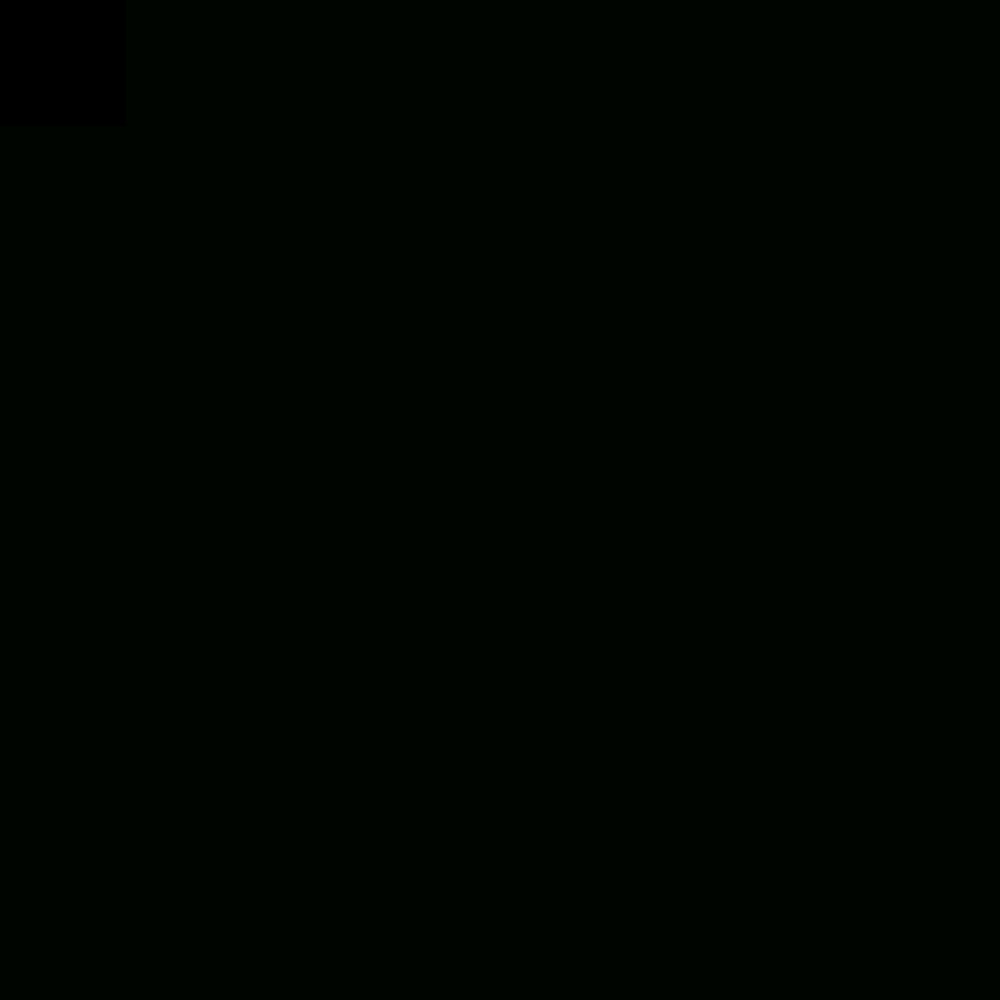
Frame 1 (no input)
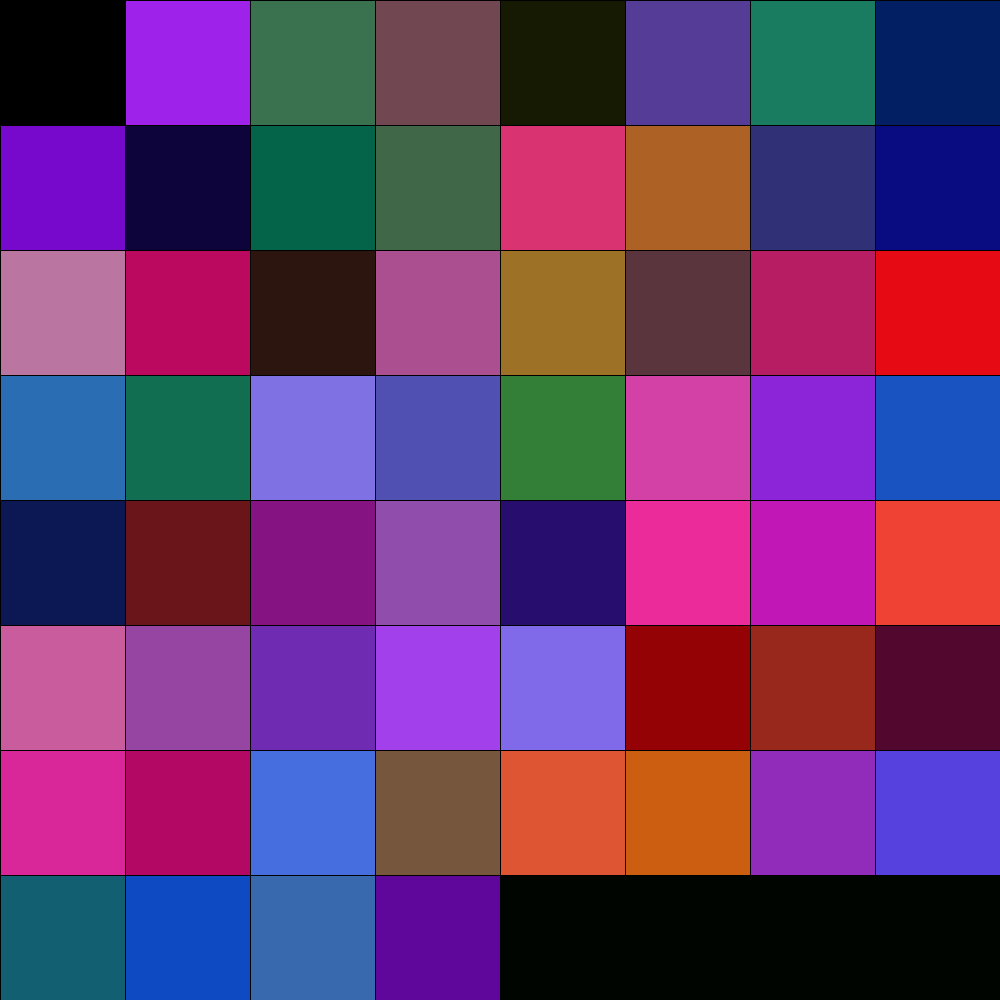
Frame 60 (the mouse pressed at the canvas centre just before this capture)
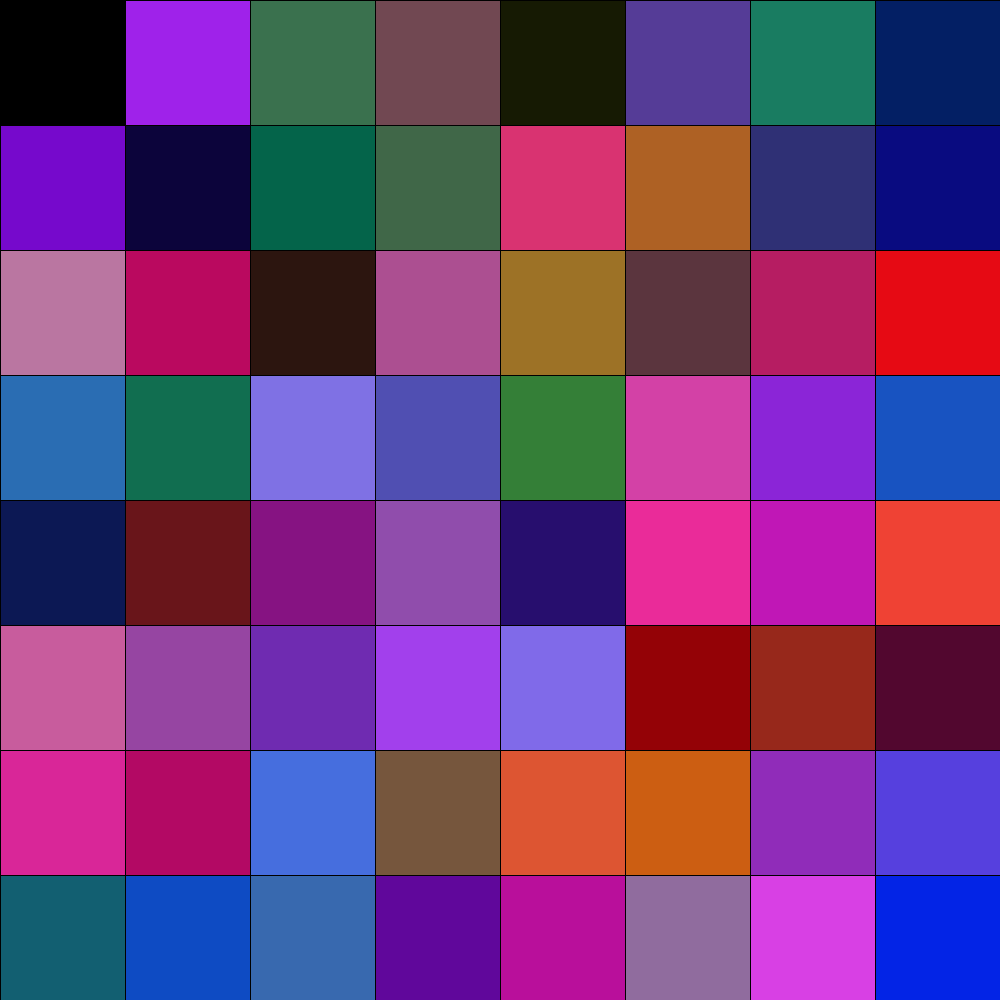
Frame 120 (the mouse held since frame 60 and released just before this capture)

The Processing sketch that drew these frames (run headless with seeded random() and noise(); from frame 60 on, the mouse is pressed at the canvas centre):

// Processing sketch: processing_168006
// ── processing_168006.pde

float a,b,c;
int x,y;

void setup()
{
   size(1000,1000);
   background(#000500);
}

void draw()
{
  
  fill(a,b,c);
a=random(247);
b=random(132);
c=random(246);

  rect(x,y,width/8,height/8);
  x=x+width/8;
  y=y;
  
 if (x>=width){
   x=0;
   y=y+height/8;}
   
}
